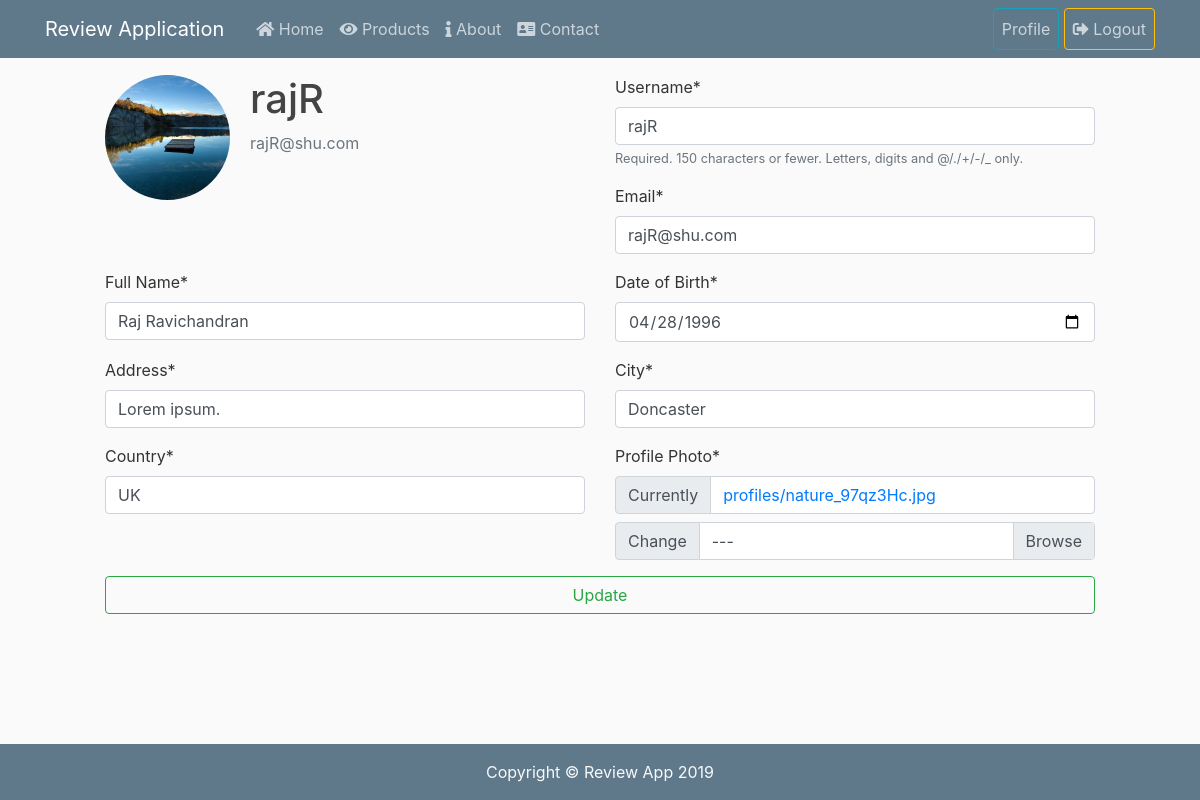
The app's page /profile/ (signed in) with its own data.
### users/models.py (models this page shows, shortened)
class Profile(models.Model):
	user = models.OneToOneField(User, on_delete = models.CASCADE)
	fullname = models.CharField(max_length=100, null=True)
	dob = models.DateField(null=True)
	address = models.TextField(null=True)
	city = models.CharField(max_length=100, null=True)
	country = models.CharField(max_length=100, null=True)
	profilephoto = models.ImageField(default='profiles/default_profile.jpg', upload_to='profiles')

### users/views.py (the view)
# urls.py: path('profile/', user_views.profile, name='profile'),
@login_required
def profile(request):
	if request.method == 'POST':
		u_form = UserUpdateForm(request.POST, instance=request.user)
		p_form = ProfileUpdateForm(request.POST, request.FILES, instance=request.user.profile)
		if u_form.is_valid and p_form.is_valid:
			u_form.save()
			p_form.save()
			messages.success(request, f'Your account has been successfully updated!')
			return redirect('profile')
	else:
		u_form = UserUpdateForm(instance = request.user)
		p_form = ProfileUpdateForm(instance = request.user.profile)
	context = {
		'u_form': u_form,
		'p_form': p_form
	}
	return render(request, 'users/profile.html', context)

### users/forms.py
class UserUpdateForm(forms.ModelForm):
	email = forms.EmailField()
	class Meta:
		model = User
		fields = ['username', 'email']

class ProfileUpdateForm(forms.ModelForm):
	address = forms.CharField()
	dob = forms.DateField(
		widget=forms.TextInput(
			attrs={'type': 'date'}
		), label='Date of Birth'
	)
	def __init__(self, *args, **kwargs):
		self.helper = FormHelper()
		self.helper.layout = Layout(
			Div(
				Div(Field('fullname'), css_class='col-md-6',),
				Div(Field('dob'), css_class='col-md-6',),
				css_class='row',
			),
			Div(
				Div(Field('address'), css_class='col-md-6',),
				Div(Field('city'), css_class='col-md-6',),
				css_class='row',
			),
			Div(
				Div(Field('country'), css_class='col-md-6',),
				Div(Field('profilephoto'), css_class='col-md-6',),
				css_class='row',
			),
		)
		super(ProfileUpdateForm, self).__init__(*args, **kwargs)
	class Meta:
		model = Profile
		fields = ['fullname', 'dob', 'address', 'city', 'country', 'profilephoto']
		labels = {
			'fullname': 'Full Name',
			'address': 'Address',
			'city': 'City',
			'country': 'Country',
			'profilephoto': 'Profile Photo',
		}

### users/templates/users/profile.html (shortened to what this page needs)
{% extends "reviewApp/base.html" %}
{% load crispy_forms_tags %}
{% block content %}
<form method="POST" enctype="multipart/form-data">
	<div class="container">
		<div class="row">
			<div class="col-md-6" style="float: left;">
				<div class="media">
					<p>
						<img class="rounded-circle account-img" src="{{user.profile.profilephoto.url}}" style="max-width: 400px; max-height: 400px">
					</p>
					<div class="media-body">
						<h2 class="account-heading">{{user.username}}</h2>
						<p class="text-secondary">{{user.email}}</p>
					</div>
				</div>
			</div>
			<div class="col-md-6" style="float: right;">
				{{ u_form|crispy }}
			</div>
		</div>
		<div class="row">
			<div class="col-md-12">
				{% crispy p_form %}
				<div class="form-group">
					<button class="btn btn-block btn-outline-success" type="submit">Update</button>
				</div>
			</div>
		</div>
	</div>
</form>
{% endblock content %}

### reviewApp/static/css/styles.css (style rules this page uses)
body { background: #fafafa; color: #333333; margin-top: 5rem; }
h1, h2, h3, h4, h5, h6 { color: #444444; }
.account-img { height: 125px; width: 125px; margin-right: 20px; margin-bottom: 16px; }
.account-heading { font-size: 2.5rem; }

### reviewApp/templates/reviewApp/base.html (style rules this page uses)
html { position: relative; min-height: 100%; }
body { margin: 50px; padding: 25px; }

### records on screen
Profile: fullname "Raj Ravichandran", dob "04/28/1996", address "Lorem ipsum.", city "Doncaster", country "UK"

### other values on screen
{{ user.username }} "rajR"
{{ user.email }} "rajR@shu.com"
